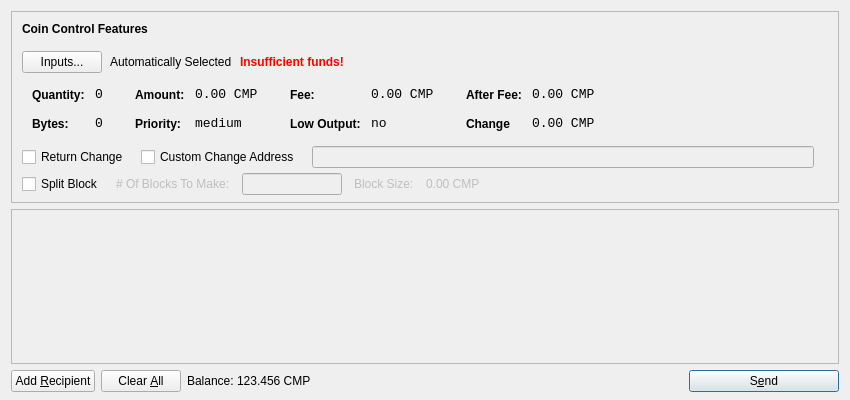
<?xml version="1.0" encoding="UTF-8"?>
<ui version="4.0">
 <class>SendCoinsDialog</class>
 <widget class="QDialog" name="SendCoinsDialog">
  <property name="geometry">
   <rect>
    <x>0</x>
    <y>0</y>
    <width>850</width>
    <height>400</height>
   </rect>
  </property>
  <property name="windowTitle">
   <string>Send Coins</string>
  </property>
  <layout class="QVBoxLayout" name="verticalLayout" stretch="0,1,0">
   <property name="bottomMargin">
    <number>8</number>
   </property>
   <item>
    <widget class="QFrame" name="frameCoinControl">
     <property name="sizePolicy">
      <sizepolicy hsizetype="Expanding" vsizetype="Expanding">
       <horstretch>0</horstretch>
       <verstretch>0</verstretch>
      </sizepolicy>
     </property>
     <property name="maximumSize">
      <size>
       <width>16777215</width>
       <height>16777215</height>
      </size>
     </property>
     <property name="frameShape">
      <enum>QFrame::StyledPanel</enum>
     </property>
     <property name="frameShadow">
      <enum>QFrame::Sunken</enum>
     </property>
     <layout class="QVBoxLayout" name="verticalLayoutCoinControl2">
      <property name="spacing">
       <number>6</number>
      </property>
      <property name="leftMargin">
       <number>0</number>
      </property>
      <property name="topMargin">
       <number>0</number>
      </property>
      <property name="rightMargin">
       <number>0</number>
      </property>
      <property name="bottomMargin">
       <number>6</number>
      </property>
      <item>
       <layout class="QVBoxLayout" name="verticalLayoutCoinControl" stretch="0,0,0,0,1">
        <property name="spacing">
         <number>0</number>
        </property>
        <property name="leftMargin">
         <number>10</number>
        </property>
        <property name="topMargin">
         <number>10</number>
        </property>
        <item>
         <layout class="QHBoxLayout" name="horizontalLayoutCoinControl1">
          <property name="bottomMargin">
           <number>15</number>
          </property>
          <item>
           <widget class="QLabel" name="labelCoinControlFeatures">
            <property name="sizePolicy">
             <sizepolicy hsizetype="Preferred" vsizetype="Maximum">
              <horstretch>0</horstretch>
              <verstretch>0</verstretch>
             </sizepolicy>
            </property>
            <property name="font">
             <font>
              <weight>75</weight>
              <bold>true</bold>
             </font>
            </property>
            <property name="styleSheet">
             <string notr="true">font-weight:bold;</string>
            </property>
            <property name="text">
             <string>Coin Control Features</string>
            </property>
           </widget>
          </item>
         </layout>
        </item>
        <item>
         <layout class="QHBoxLayout" name="horizontalLayoutCoinControl2" stretch="0,0,0,0">
          <property name="spacing">
           <number>8</number>
          </property>
          <property name="bottomMargin">
           <number>10</number>
          </property>
          <item>
           <widget class="QPushButton" name="pushButtonCoinControl">
            <property name="styleSheet">
             <string notr="true"/>
            </property>
            <property name="text">
             <string>Inputs...</string>
            </property>
           </widget>
          </item>
          <item>
           <widget class="QLabel" name="labelCoinControlAutomaticallySelected">
            <property name="text">
             <string>Automatically Selected</string>
            </property>
            <property name="margin">
             <number>5</number>
            </property>
           </widget>
          </item>
          <item>
           <widget class="QLabel" name="labelCoinControlInsuffFunds">
            <property name="font">
             <font>
              <weight>75</weight>
              <bold>true</bold>
             </font>
            </property>
            <property name="styleSheet">
             <string notr="true">color:red;font-weight:bold;</string>
            </property>
            <property name="text">
             <string>Insufficient funds!</string>
            </property>
            <property name="margin">
             <number>5</number>
            </property>
           </widget>
          </item>
          <item>
           <spacer name="horizontalSpacerCoinControl">
            <property name="orientation">
             <enum>Qt::Horizontal</enum>
            </property>
            <property name="sizeHint" stdset="0">
             <size>
              <width>40</width>
              <height>1</height>
             </size>
            </property>
           </spacer>
          </item>
         </layout>
        </item>
        <item>
         <widget class="QWidget" name="widgetCoinControl" native="true">
          <property name="sizePolicy">
           <sizepolicy hsizetype="Preferred" vsizetype="Preferred">
            <horstretch>0</horstretch>
            <verstretch>0</verstretch>
           </sizepolicy>
          </property>
          <property name="minimumSize">
           <size>
            <width>0</width>
            <height>0</height>
           </size>
          </property>
          <property name="styleSheet">
           <string notr="true"/>
          </property>
          <layout class="QHBoxLayout" name="horizontalLayoutCoinControl5">
           <property name="margin">
            <number>0</number>
           </property>
           <item>
            <layout class="QHBoxLayout" name="horizontalLayoutCoinControl3" stretch="0,0,0,1">
             <property name="spacing">
              <number>20</number>
             </property>
             <property name="topMargin">
              <number>0</number>
             </property>
             <property name="bottomMargin">
              <number>10</number>
             </property>
             <item>
              <layout class="QFormLayout" name="formLayoutCoinControl1">
               <property name="horizontalSpacing">
                <number>10</number>
               </property>
               <property name="verticalSpacing">
                <number>14</number>
               </property>
               <property name="leftMargin">
                <number>10</number>
               </property>
               <property name="topMargin">
                <number>4</number>
               </property>
               <property name="rightMargin">
                <number>6</number>
               </property>
               <item row="0" column="0">
                <widget class="QLabel" name="labelCoinControlQuantityText">
                 <property name="styleSheet">
                  <string notr="true">font-weight:bold;</string>
                 </property>
                 <property name="text">
                  <string>Quantity:</string>
                 </property>
                 <property name="margin">
                  <number>0</number>
                 </property>
                </widget>
               </item>
               <item row="0" column="1">
                <widget class="QLabel" name="labelCoinControlQuantity">
                 <property name="font">
                  <font>
                   <family>Monospace</family>
                   <pointsize>10</pointsize>
                  </font>
                 </property>
                 <property name="cursor">
                  <cursorShape>IBeamCursor</cursorShape>
                 </property>
                 <property name="contextMenuPolicy">
                  <enum>Qt::ActionsContextMenu</enum>
                 </property>
                 <property name="text">
                  <string>0</string>
                 </property>
                 <property name="margin">
                  <number>0</number>
                 </property>
                 <property name="textInteractionFlags">
                  <set>Qt::LinksAccessibleByMouse|Qt::TextSelectableByKeyboard|Qt::TextSelectableByMouse</set>
                 </property>
                </widget>
               </item>
               <item row="1" column="0">
                <widget class="QLabel" name="labelCoinControlBytesText">
                 <property name="styleSheet">
                  <string notr="true">font-weight:bold;</string>
                 </property>
                 <property name="text">
                  <string>Bytes:</string>
                 </property>
                </widget>
               </item>
               <item row="1" column="1">
                <widget class="QLabel" name="labelCoinControlBytes">
                 <property name="font">
                  <font>
                   <family>Monospace</family>
                   <pointsize>10</pointsize>
                  </font>
                 </property>
                 <property name="cursor">
                  <cursorShape>IBeamCursor</cursorShape>
                 </property>
                 <property name="contextMenuPolicy">
                  <enum>Qt::ActionsContextMenu</enum>
                 </property>
                 <property name="text">
                  <string>0</string>
                 </property>
                 <property name="textInteractionFlags">
                  <set>Qt::LinksAccessibleByMouse|Qt::TextSelectableByKeyboard|Qt::TextSelectableByMouse</set>
                 </property>
                </widget>
               </item>
              </layout>
             </item>
             <item>
              <layout class="QFormLayout" name="formLayoutCoinControl2">
               <property name="horizontalSpacing">
                <number>10</number>
               </property>
               <property name="verticalSpacing">
                <number>14</number>
               </property>
               <property name="leftMargin">
                <number>6</number>
               </property>
               <property name="topMargin">
                <number>4</number>
               </property>
               <property name="rightMargin">
                <number>6</number>
               </property>
               <item row="0" column="0">
                <widget class="QLabel" name="labelCoinControlAmountText">
                 <property name="styleSheet">
                  <string notr="true">font-weight:bold;</string>
                 </property>
                 <property name="text">
                  <string>Amount:</string>
                 </property>
                 <property name="margin">
                  <number>0</number>
                 </property>
                </widget>
               </item>
               <item row="0" column="1">
                <widget class="QLabel" name="labelCoinControlAmount">
                 <property name="font">
                  <font>
                   <family>Monospace</family>
                   <pointsize>10</pointsize>
                  </font>
                 </property>
                 <property name="cursor">
                  <cursorShape>IBeamCursor</cursorShape>
                 </property>
                 <property name="contextMenuPolicy">
                  <enum>Qt::ActionsContextMenu</enum>
                 </property>
                 <property name="text">
                  <string>0.00 CMP</string>
                 </property>
                 <property name="textInteractionFlags">
                  <set>Qt::LinksAccessibleByMouse|Qt::TextSelectableByKeyboard|Qt::TextSelectableByMouse</set>
                 </property>
                </widget>
               </item>
               <item row="1" column="0">
                <widget class="QLabel" name="labelCoinControlPriorityText">
                 <property name="styleSheet">
                  <string notr="true">font-weight:bold;</string>
                 </property>
                 <property name="text">
                  <string>Priority:</string>
                 </property>
                </widget>
               </item>
               <item row="1" column="1">
                <widget class="QLabel" name="labelCoinControlPriority">
                 <property name="font">
                  <font>
                   <family>Monospace</family>
                   <pointsize>10</pointsize>
                  </font>
                 </property>
                 <property name="cursor">
                  <cursorShape>IBeamCursor</cursorShape>
                 </property>
                 <property name="contextMenuPolicy">
                  <enum>Qt::ActionsContextMenu</enum>
                 </property>
                 <property name="text">
                  <string>medium</string>
                 </property>
                 <property name="textInteractionFlags">
                  <set>Qt::LinksAccessibleByMouse|Qt::TextSelectableByKeyboard|Qt::TextSelectableByMouse</set>
                 </property>
                </widget>
               </item>
              </layout>
             </item>
             <item>
              <layout class="QFormLayout" name="formLayoutCoinControl3">
               <property name="horizontalSpacing">
                <number>10</number>
               </property>
               <property name="verticalSpacing">
                <number>14</number>
               </property>
               <property name="leftMargin">
                <number>6</number>
               </property>
               <property name="topMargin">
                <number>4</number>
               </property>
               <property name="rightMargin">
                <number>6</number>
               </property>
               <item row="0" column="0">
                <widget class="QLabel" name="labelCoinControlFeeText">
                 <property name="styleSheet">
                  <string notr="true">font-weight:bold;</string>
                 </property>
                 <property name="text">
                  <string>Fee:</string>
                 </property>
                 <property name="margin">
                  <number>0</number>
                 </property>
                </widget>
               </item>
               <item row="0" column="1">
                <widget class="QLabel" name="labelCoinControlFee">
                 <property name="font">
                  <font>
                   <family>Monospace</family>
                   <pointsize>10</pointsize>
                  </font>
                 </property>
                 <property name="cursor">
                  <cursorShape>IBeamCursor</cursorShape>
                 </property>
                 <property name="contextMenuPolicy">
                  <enum>Qt::ActionsContextMenu</enum>
                 </property>
                 <property name="text">
                  <string>0.00 CMP</string>
                 </property>
                 <property name="textInteractionFlags">
                  <set>Qt::LinksAccessibleByMouse|Qt::TextSelectableByKeyboard|Qt::TextSelectableByMouse</set>
                 </property>
                </widget>
               </item>
               <item row="1" column="0">
                <widget class="QLabel" name="labelCoinControlLowOutputText">
                 <property name="styleSheet">
                  <string notr="true">font-weight:bold;</string>
                 </property>
                 <property name="text">
                  <string>Low Output:</string>
                 </property>
                </widget>
               </item>
               <item row="1" column="1">
                <widget class="QLabel" name="labelCoinControlLowOutput">
                 <property name="font">
                  <font>
                   <family>Monospace</family>
                   <pointsize>10</pointsize>
                  </font>
                 </property>
                 <property name="cursor">
                  <cursorShape>IBeamCursor</cursorShape>
                 </property>
                 <property name="contextMenuPolicy">
                  <enum>Qt::ActionsContextMenu</enum>
                 </property>
                 <property name="text">
                  <string>no</string>
                 </property>
                 <property name="textInteractionFlags">
                  <set>Qt::LinksAccessibleByMouse|Qt::TextSelectableByKeyboard|Qt::TextSelectableByMouse</set>
                 </property>
                </widget>
               </item>
              </layout>
             </item>
             <item>
              <layout class="QFormLayout" name="formLayoutCoinControl4">
               <property name="fieldGrowthPolicy"> 
                 <enum>QFormLayout::AllNonFixedFieldsGrow</enum> 
                </property>			  
               <property name="horizontalSpacing">
                <number>10</number>
               </property>
               <property name="verticalSpacing">
                <number>14</number>
               </property>
               <property name="leftMargin">
                <number>6</number>
               </property>
               <property name="topMargin">
                <number>4</number>
               </property>
               <property name="rightMargin">
                <number>6</number>
               </property>
               <item row="0" column="0">
                <widget class="QLabel" name="labelCoinControlAfterFeeText">
                 <property name="styleSheet">
                  <string notr="true">font-weight:bold;</string>
                 </property>
                 <property name="text">
                  <string>After Fee:</string>
                 </property>
                 <property name="margin">
                  <number>0</number>
                 </property>
                </widget>
               </item>
               <item row="0" column="1">
                <widget class="QLabel" name="labelCoinControlAfterFee">
                 <property name="font">
                  <font>
                   <family>Monospace</family>
                   <pointsize>10</pointsize>
                  </font>
                 </property>
                 <property name="cursor">
                  <cursorShape>IBeamCursor</cursorShape>
                 </property>
                 <property name="contextMenuPolicy">
                  <enum>Qt::ActionsContextMenu</enum>
                 </property>
                 <property name="text">
                  <string>0.00 CMP</string>
                 </property>
                 <property name="textInteractionFlags">
                  <set>Qt::LinksAccessibleByMouse|Qt::TextSelectableByKeyboard|Qt::TextSelectableByMouse</set>
                 </property>
                </widget>
               </item>
               <item row="1" column="0">
                <widget class="QLabel" name="labelCoinControlChangeText">
                 <property name="styleSheet">
                  <string notr="true">font-weight:bold;</string>
                 </property>
                 <property name="text">
                  <string>Change</string>
                 </property>
                </widget>
               </item>
               <item row="1" column="1">
                <widget class="QLabel" name="labelCoinControlChange">
                 <property name="font">
                  <font>
                   <family>Monospace</family>
                   <pointsize>10</pointsize>
                  </font>
                 </property>
                 <property name="cursor">
                  <cursorShape>IBeamCursor</cursorShape>
                 </property>
                 <property name="contextMenuPolicy">
                  <enum>Qt::ActionsContextMenu</enum>
                 </property>
                 <property name="text">
                  <string>0.00 CMP</string>
                 </property>
                 <property name="textInteractionFlags">
                  <set>Qt::LinksAccessibleByMouse|Qt::TextSelectableByKeyboard|Qt::TextSelectableByMouse</set>
                 </property>
                </widget>
               </item>
              </layout>
             </item>
            </layout>
           </item>
          </layout>
         </widget>
        </item>
        <item>
        <layout class="QHBoxLayout" name="horizontalLayoutCoinControl4" stretch="0,0,0,0">
          <property name="spacing">
           <number>12</number>
          </property>
          <property name="sizeConstraint">
           <enum>QLayout::SetDefaultConstraint</enum>
          </property>
          <property name="topMargin">
           <number>5</number>
          </property>
          <property name="rightMargin">
           <number>5</number>
          </property>
          <item>
		  <widget class="QCheckBox" name="returnChangeCheckBox">
 		  <property name="text">
 		  <string>Return Change</string>
 		  </property>
		  </widget>
 		  </item>
 		  <item>		  
           <widget class="QCheckBox" name="checkBoxCoinControlChange">
            <property name="text">
             <string>Custom Change Address</string>
            </property>
           </widget>
          </item>
          <item>
           <widget class="QLineEdit" name="lineEditCoinControlChange">
            <property name="enabled">
             <bool>false</bool>
            </property>
            <property name="sizePolicy">
             <sizepolicy hsizetype="Expanding" vsizetype="Fixed">
              <horstretch>0</horstretch>
              <verstretch>0</verstretch>
             </sizepolicy>
            </property>
           </widget>
          </item>
          <item>
           <widget class="QLabel" name="labelCoinControlChangeLabel">
            <property name="sizePolicy">
             <sizepolicy hsizetype="Preferred" vsizetype="Expanding">
              <horstretch>0</horstretch>
              <verstretch>0</verstretch>
             </sizepolicy>
            </property>
            <property name="minimumSize">
             <size>
              <width>0</width>
              <height>0</height>
             </size>
            </property>
            <property name="text">
             <string/>
            </property>
            <property name="margin">
             <number>3</number>
            </property>
           </widget>
          </item>
         </layout>
        </item>
        <item>
         <layout class="QHBoxLayout" name="horizontalLayoutCoinControl4a" stretch="0,0,0,0">
           <property name="alignment" >
          <set>Qt::AlignLeft</set>
           </property>
           <property name="spacing">
            <number>12</number>
           </property>
           <property name="sizeConstraint">
            <enum>QLayout::SetDefaultConstraint</enum>
           </property>
           <property name="topMargin">
            <number>5</number>
           </property>
           <property name="rightMargin">
            <number>5</number>
           </property>
            <item> 
            <widget class="QCheckBox" name="splitBlockCheckBox"> 
             <property name="text"> 
              <string>Split Block</string> 
             </property> 
            </widget> 
           </item> 
           <item> 
            <widget class="QLabel" name="labelBlocksToMakeText"> 
             <property name="enabled"> 
              <bool>false</bool> 
             </property> 
             <property name="text"> 
              <string># Of Blocks To Make:</string> 
             </property> 
            </widget> 
           </item>
           <item> 
            <widget class="QLineEdit" name="splitBlockLineEdit"> 
             <property name="enabled"> 
              <bool>false</bool> 
             </property> 
             <property name="sizePolicy"> 
              <sizepolicy hsizetype="Fixed" vsizetype="Fixed"> 
               <horstretch>0</horstretch> 
               <verstretch>0</verstretch> 
              </sizepolicy> 
             </property> 
             <property name="maximumSize"> 
              <size> 
               <width>100</width> 
               <height>16777215</height> 
              </size> 
             </property> 
            </widget> 
           </item> 
           <item> 
            <widget class="QLabel" name="labelBlockSizeText"> 
             <property name="enabled"> 
              <bool>false</bool> 
             </property> 
             <property name="text"> 
              <string>Block Size:</string> 
             </property> 
            </widget> 
           </item> 
           <item> 
            <widget class="QLabel" name="labelBlockSize"> 
             <property name="enabled"> 
              <bool>false</bool> 
             </property> 
             <property name="text"> 
              <string>0.00 CMP</string> 
             </property>
            </widget> 
            </item>
          </layout>
         </item>
         <item>		
         <spacer name="verticalSpacerCoinControl">
          <property name="orientation">
           <enum>Qt::Vertical</enum>
          </property>
          <property name="sizeHint" stdset="0">
           <size>
            <width>800</width>
            <height>1</height>
           </size>
          </property>
         </spacer>
        </item>
       </layout>
      </item>
     </layout>
    </widget>
   </item>
   <item>
    <widget class="QScrollArea" name="scrollArea">
     <property name="widgetResizable">
      <bool>true</bool>
     </property>
     <widget class="QWidget" name="scrollAreaWidgetContents">
      <property name="geometry">
       <rect>
        <x>0</x>
        <y>0</y>
        <width>830</width>
        <height>172</height>
       </rect>
      </property>
      <layout class="QVBoxLayout" name="verticalLayout_2">
       <property name="margin">
        <number>0</number>
       </property>
       <item>
        <layout class="QVBoxLayout" name="entries">
         <property name="spacing">
          <number>6</number>
         </property>
        </layout>
       </item>
       <item>
        <spacer name="verticalSpacer">
         <property name="orientation">
          <enum>Qt::Vertical</enum>
         </property>
         <property name="sizeHint" stdset="0">
          <size>
           <width>20</width>
           <height>40</height>
          </size>
         </property>
        </spacer>
       </item>
      </layout>
     </widget>
    </widget>
   </item>
   <item>
    <layout class="QHBoxLayout" name="horizontalLayout">
     <item>
      <widget class="QPushButton" name="addButton">
       <property name="toolTip">
        <string>Send to multiple recipients at once</string>
       </property>
       <property name="text">
        <string>Add &amp;Recipient</string>
       </property>
       <property name="icon">
        <iconset resource="../bitcoin.qrc">
         <normaloff>:/icons/add</normaloff>:/icons/add</iconset>
       </property>
       <property name="autoDefault">
        <bool>false</bool>
       </property>
      </widget>
     </item>
     <item>
      <widget class="QPushButton" name="clearButton">
       <property name="sizePolicy">
        <sizepolicy hsizetype="Minimum" vsizetype="Fixed">
         <horstretch>0</horstretch>
         <verstretch>0</verstretch>
        </sizepolicy>
       </property>
       <property name="toolTip">
        <string>Remove all transaction fields</string>
       </property>
       <property name="text">
        <string>Clear &amp;All</string>
       </property>
       <property name="icon">
        <iconset resource="../bitcoin.qrc">
         <normaloff>:/icons/remove</normaloff>:/icons/remove</iconset>
       </property>
       <property name="autoRepeatDelay">
        <number>300</number>
       </property>
       <property name="autoDefault">
        <bool>false</bool>
       </property>
      </widget>
     </item>
     <item>
      <layout class="QHBoxLayout" name="horizontalLayout_2">
       <property name="spacing">
        <number>3</number>
       </property>
       <item>
        <widget class="QLabel" name="label">
         <property name="sizePolicy">
          <sizepolicy hsizetype="Preferred" vsizetype="Fixed">
           <horstretch>0</horstretch>
           <verstretch>0</verstretch>
          </sizepolicy>
         </property>
         <property name="text">
          <string>Balance:</string>
         </property>
        </widget>
       </item>
       <item>
        <widget class="QLabel" name="labelBalance">
         <property name="sizePolicy">
          <sizepolicy hsizetype="Preferred" vsizetype="Fixed">
           <horstretch>0</horstretch>
           <verstretch>0</verstretch>
          </sizepolicy>
         </property>
         <property name="cursor">
          <cursorShape>IBeamCursor</cursorShape>
         </property>
         <property name="text">
          <string>123.456 CMP</string>
         </property>
         <property name="textInteractionFlags">
          <set>Qt::LinksAccessibleByMouse|Qt::TextSelectableByKeyboard|Qt::TextSelectableByMouse</set>
         </property>
        </widget>
       </item>
      </layout>
     </item>
     <item>
      <spacer name="horizontalSpacer">
       <property name="orientation">
        <enum>Qt::Horizontal</enum>
       </property>
       <property name="sizeHint" stdset="0">
        <size>
         <width>40</width>
         <height>20</height>
        </size>
       </property>
      </spacer>
     </item>
     <item>
      <widget class="QPushButton" name="sendButton">
       <property name="minimumSize">
        <size>
         <width>150</width>
         <height>0</height>
        </size>
       </property>
       <property name="toolTip">
        <string>Confirm the send action</string>
       </property>
       <property name="text">
        <string>S&amp;end</string>
       </property>
       <property name="icon">
        <iconset resource="../bitcoin.qrc">
         <normaloff>:/icons/send</normaloff>:/icons/send</iconset>
       </property>
       <property name="default">
        <bool>true</bool>
       </property>
      </widget>
     </item>
    </layout>
   </item>
  </layout>
 </widget>
 <resources>
  <include location="../bitcoin.qrc"/>
 </resources>
 <connections/>
</ui>
